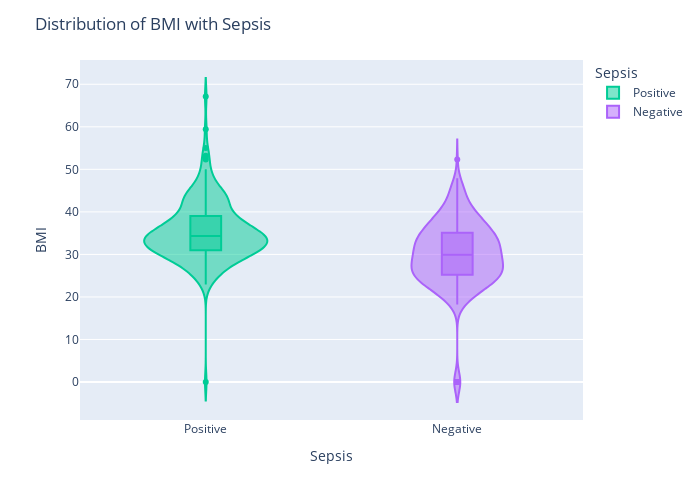

The cell this chart's notebook holds for it:
### Markdown cell above
#### __2. What is the distribution of positive sepsis cases for under weight, healthy weight, over weight and obesed?__

### Code cell
# Distribution of BMI with incidents of sepsis using violin plot

fig = px.violin(train_eda_df, y="M11", x="Sepsis", color="Sepsis", box=True, hover_data=train_eda_df.columns, color_discrete_map={0: "darkblue", 1: "green"})

fig.update_layout(title="Distribution of BMI with Sepsis", 
                  xaxis_title="Sepsis", 
                  yaxis_title="BMI", 
                  width=700,
                  height=500)

fig.show()

### Figure 1 — Plotly figure (JSON) as saved in the notebook; plotly's stock layout.template omitted (floating-point values rounded to 4 significant figures; data arrays with more than 128 entries replaced by an {"elided": "..."} marker saying what was removed)
{"data": [{"alignmentgroup": "True", "box": {"visible": true}, "customdata": {"elided": "208x8 float values"}, "hovertemplate": "Sepsis=%{x}<br>M11=%{y}<br>PRG=%{customdata[0]}<br>PL=%{customdata[1]}<br>PR=%{customdata[2]}<br>SK=%{customdata[3]}<br>TS=%{customdata[4]}<br>BD2=%{customdata[5]}<br>Age=%{customdata[6]}<br>Insurance=%{customdata[7]}<extra></extra>", "legendgroup": "Positive", "marker": {"color": "#00cc96"}, "name": "Positive", "offsetgroup": "Positive", "orientation": "v", "scalegroup": "True", "showlegend": true, "type": "violin", "x": {"elided": "208 str values"}, "x0": " ", "xaxis": "x", "y": {"elided": "208 float values"}, "y0": " ", "yaxis": "y"}, {"alignmentgroup": "True", "box": {"visible": true}, "customdata": {"elided": "391x8 float values"}, "hovertemplate": "Sepsis=%{x}<br>M11=%{y}<br>PRG=%{customdata[0]}<br>PL=%{customdata[1]}<br>PR=%{customdata[2]}<br>SK=%{customdata[3]}<br>TS=%{customdata[4]}<br>BD2=%{customdata[5]}<br>Age=%{customdata[6]}<br>Insurance=%{customdata[7]}<extra></extra>", "legendgroup": "Negative", "marker": {"color": "#ab63fa"}, "name": "Negative", "offsetgroup": "Negative", "orientation": "v", "scalegroup": "True", "showlegend": true, "type": "violin", "x": {"elided": "391 str values"}, "x0": " ", "xaxis": "x", "y": {"elided": "391 float values"}, "y0": " ", "yaxis": "y"}], "layout": {"height": 500, "legend": {"title": {"text": "Sepsis"}, "tracegroupgap": 0}, "margin": {"t": 60}, "title": {"text": "Distribution of BMI with Sepsis"}, "violinmode": "overlay", "width": 700, "xaxis": {"anchor": "y", "categoryarray": ["Positive", "Negative"], "categoryorder": "array", "domain": [0, 1], "title": {"text": "Sepsis"}}, "yaxis": {"anchor": "x", "domain": [0, 1], "title": {"text": "BMI"}}}}
